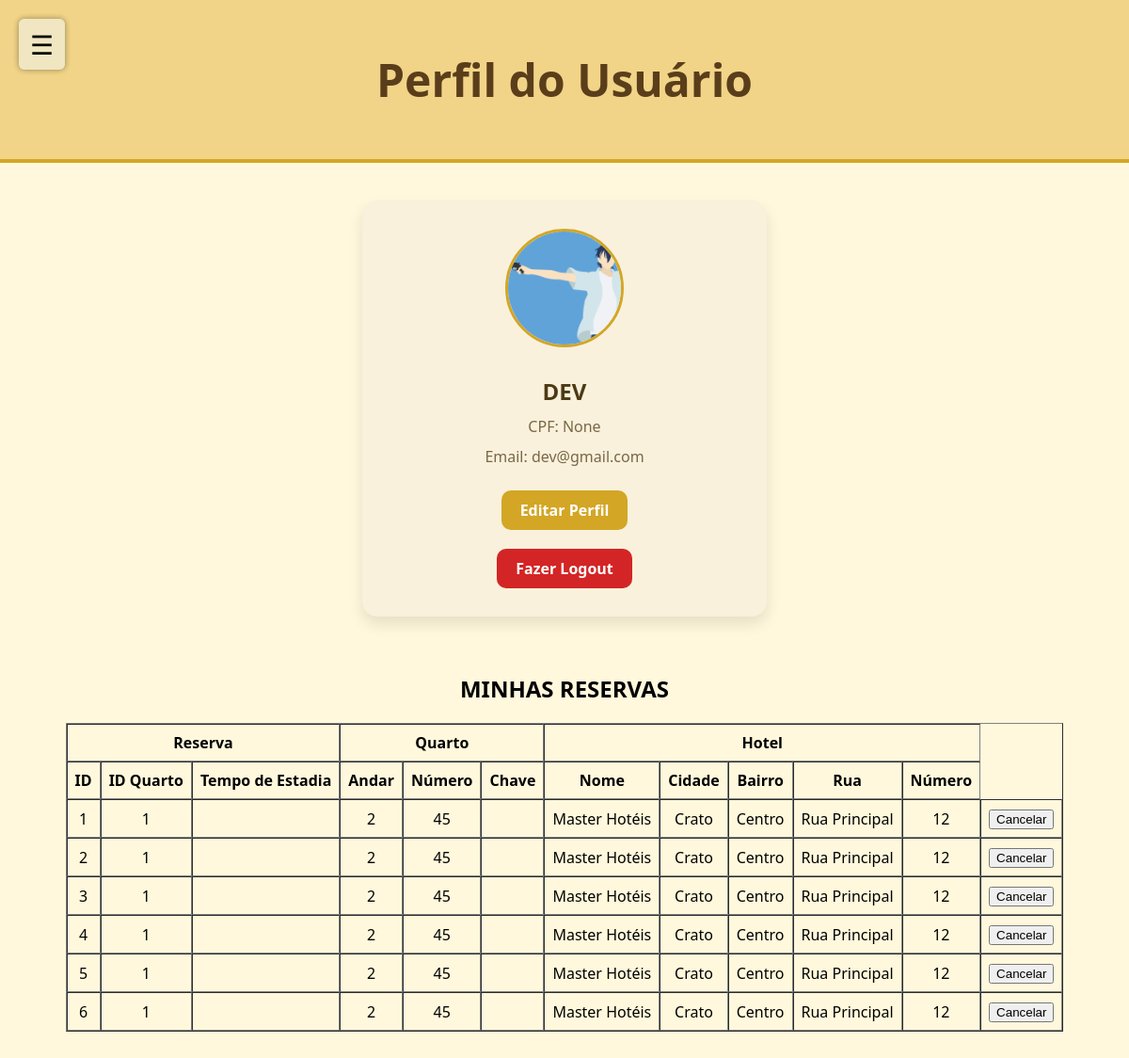
/perfil_usuario (signed in), run on the app's committed database.
### tables this page shows
CREATE TABLE reservas 
(
    id_reserva INTEGER PRIMARY KEY AUTOINCREMENT,
    id_usuario INTEGER, 
    id_quarto INTEGER,
    data_checkin DATE,
    data_checkout DATE,
    FOREIGN KEY (id_usuario) REFERENCES usuarios(id_usuario),
    FOREIGN KEY (id_quarto) REFERENCES quartos(id_quarto)
);

CREATE TABLE quartos 
(
    id_quarto INTEGER PRIMARY KEY AUTOINCREMENT,
    andar TEXT,
    numero_quarto TEXT,
    preco REAL,
    imagem TEXT,
    id_hotel INTEGER, descricao TEXT,
    FOREIGN KEY (id_hotel) REFERENCES hoteis(id_hotel)
);

CREATE TABLE hoteis
(
    id_hotel INTEGER PRIMARY KEY AUTOINCREMENT,
    nome TEXT,
    cidade TEXT,
    bairro TEXT,
    rua TEXT,
    numero INTEGER,
    cnpj INTEGER,
    email TEXT,
    senha TEXT,
    foto TEXT

);

### routes/route_usuario.py (the view)
@usuario_bp.route("/perfil_usuario", methods=['GET','POST'])
def perfil_usuario():
    if 'usuario' not in session:
        return redirect(url_for('usuario.cadastro_usuario'))
    else:
        usuario = session['usuario']
        reserva_model = ReservaModel(id_usuario=usuario['id'])
        reservas = reserva_model.buscar_por_reservas()
        reservas_detalhadas = []
        for reserva in reservas:
            quarto_model = QuartoModel(id_quarto=reserva['id_quarto'])
            quarto = quarto_model.buscar_por_quarto()
            hotel_model = HotelModel(id_hotel=quarto['id_hotel'])
            hotel = hotel_model.buscar_por_hotel()
            reservas_detalhadas.append({
                'reserva': reserva,
                'quarto': quarto,
                'hotel': hotel
            })
        return render_template('/usuario/perfil_usuario.html', usuario=usuario, reservas=reservas_detalhadas)

### models/connect.py (called while the page is built)
    def connect(self):
        self.conn = sqlite3.connect(self.db_name)
        self.conn.row_factory = sqlite3.Row  # Para retornar dicionários
        self.cursor = self.conn.cursor()

    def execute(self, query, params=None):
        if self.conn is None:
            self.connect()
        if params:
            self.cursor.execute(query, params)
        else:
            self.cursor.execute(query)
        return self.cursor

    def fetchall(self):
        return self.cursor.fetchall()

    def fetchone(self):
        return self.cursor.fetchone()

    def close(self):
        if self.conn:
            self.conn.close()
            self.conn = None
            self.cursor = None

### models/hotel_model.py (called while the page is built)
    def buscar_por_hotel(self):
        db = Database()
        db.connect()
        sql = "SELECT * FROM hoteis WHERE id_hotel=?"
        db.execute(sql, (self.id_hotel,))
        hotel = db.fetchone()
        db.close()
        return hotel

### models/quarto_model.py (called while the page is built)
    def buscar_por_quarto(self):
        db = Database()
        db.connect()
        sql = "SELECT * FROM quartos WHERE id_quarto=?"
        db.execute(sql, (self.id_quarto,))
        quarto = db.fetchone()
        db.close()
        return quarto

### models/reserva_model.py (called while the page is built)
    def buscar_por_reservas(self):
        db = Database()
        db.connect()
        sql = "SELECT * FROM reservas WHERE id_usuario=?"
        db.execute(sql, (self.id_usuario,))
        reservas = db.fetchall()
        db.close()
        return reservas

### templates/usuario/perfil_usuario.html (shortened to what this page needs)
<!DOCTYPE html>
<html lang="pt-BR">
<head>
  <link rel="stylesheet" href="/static/estilos/perfil_dados.css">
</head>
<body>
  <header class="topo">
    <h1>Perfil do Usuário</h1>
  </header>
  <div class="opcoes" onclick="toggleSidebar()">☰</div>
</head>
<body>
  <div class="opcoes" onclick="toggleSidebar()">☰</div>
  <main class="container">
    <section class="card-perfil">
      <div class="foto-perfil">
        <img src="{{ url_for('static', filename=usuario.imagem) }}" alt="Foto do usuário">
      </div>
      <h2>{{session['usuario']['nome']}}</h2>
      <p class="email">CPF: {{session['usuario']['cpf']}}</p>
      <p class="cpf">Email: {{session['usuario']['email']}}</p>
      <a href="/editar_perfil_usuario" class="botao-editar">Editar Perfil</a>
      <a href="/sair" class="botao-excluir">Fazer Logout</a>
    </section>
  </main>
  <h2 style="text-align: center;">MINHAS RESERVAS</h2>
  <table border="1" cellpadding="8" cellspacing="0" style="text-align: center;">
    <thead>
      <tr>
        <th colspan="3">Reserva</th>
        <th colspan="3">Quarto</th>
        <th colspan="5">Hotel</th>
      </tr>
      <tr>
        <th>ID</th>
        <th>ID Quarto</th>
        <th>Tempo de Estadia</th>
        <th>Andar</th>
        <th>Número</th>
        <th>Chave</th>
        <th>Nome</th>
        <th>Cidade</th>
        <th>Bairro</th>
        <th>Rua</th>
        <th>Número</th>
      </tr>
    </thead>
    <tbody>
      {% if reservas %}
        {% for item in reservas %}
          <tr>
            <td>{{ item.reserva.id_reserva }}</td>
            <td>{{ item.reserva.id_quarto }}</td>
            <td>{{ item.reserva.tempo_estadia }}</td>
            <td>{{ item.quarto.andar }}</td>
            <td>{{ item.quarto.numero_quarto }}</td>
            <td>{{ item.quarto.chave_quarto }}</td>
            <td>{{ item.hotel.nome }}</td>
            <td>{{ item.hotel.cidade }}</td>
            <td>{{ item.hotel.bairro }}</td>
            <td>{{ item.hotel.rua }}</td>
            <td>{{ item.hotel.numero }}</td>
            <td>
              <form action="/cancelar_reserva" method="post">
                <button type="submit" class="botao-cancelar">Cancelar</button>
              </form>
            </td>
          </tr>
        {% endfor %}
      {% else %}
        <tr>
          <td colspan="11" style="text-align: center;">Nenhuma reserva encontrada.</td>
        </tr>
      {% endif %}
    </tbody>
    </table>
</body>
</html>

### static/estilos/perfil_dados.css (style rules this page uses)
body { margin: 0; font-family: 'Segoe UI', Tahoma, Geneva, Verdana, sans-serif; background-color: #fff8dc; }
.topo { background-color: #f1d487; padding: 20px; text-align: center; font-size: 1.5em; color: #5a3e1b; border-bottom: 4px solid #d3a625; }
.container { display: flex; justify-content: center; align-items: center; padding: 40px; }
.card-perfil { background-color: #f9f1dc; border-radius: 16px; padding: 30px 40px; box-shadow: 0 8px 16px rgba(0,0,0,0.1); display: flex; flex-direction: column; align-items: center; width: 350px; }
.foto-perfil { width: 120px; height: 120px; border-radius: 50%; border: 3px solid #d3a625; margin-bottom: 20px; overflow: hidden; display: flex; justify-content: center; }
.foto-perfil img { width: auto; height: 100%; }
.card-perfil h2 { margin: 10px 0 5px; color: #4d3a14; }
.email, .cpf { color: #7a6846; margin: 5px 0; }
.botao-editar { display: inline-block; margin-top: 20px; padding: 10px 20px; background-color: #d3a625; color: white; border-radius: 10px; text-decoration: none; font-weight: bold; transition: background-color 0.3s ease; }
.botao-excluir { display: inline-block; margin-top: 20px; padding: 10px 20px; background-color: #d32525; color: white; border-radius: 10px; text-decoration: none; font-weight: bold; transition: background-color 0.3s ease; }
.opcoes { font-size: 28px; cursor: pointer; position: fixed; top: 20px; left: 20px; z-index: 1003; background-color: #f0e6c2; padding: 8px 12px; border-radius: 6px; box-shadow: 0 0 6px rgba(0, 0, 0, 0.2); }
table { margin: 0 auto; margin-bottom: 200px; }

### data on the page
reservas: reserva.id_reserva "1", reserva.id_quarto "1"
quartos: quarto.andar "2" "2" "2" "2" "2" "2", quarto.numero_quarto "45" "45" "45" "45" "45" "45"
hoteis: hotel.nome "Master Hotéis" "Master Hotéis" "Master Hotéis" "Master Hotéis" "Master Hotéis" "Master Hotéis", hotel.cidade "Crato" "Crato" "Crato" "Crato" "Crato" "Crato", hotel.bairro "Centro" "Centro" "Centro" "Centro" "Centro" "Centro", hotel.rua "Rua Principal" "Rua Principal" "Rua Principal" "Rua Principal" "Rua Principal" "Rua Principal", hotel.numero "12" "12" "12" "12" "12" "12"
reservas: reserva.id_reserva "2", reserva.id_quarto "1"
reservas: reserva.id_reserva "3", reserva.id_quarto "1"
reservas: reserva.id_reserva "4", reserva.id_quarto "1"
reservas: reserva.id_reserva "5", reserva.id_quarto "1"
reservas: reserva.id_reserva "6", reserva.id_quarto "1"

### other printed values
{{ session['usuario']['nome'] }} "DEV"
{{ session['usuario']['cpf'] }} "None"
{{ session['usuario']['email'] }} "dev@gmail.com"
